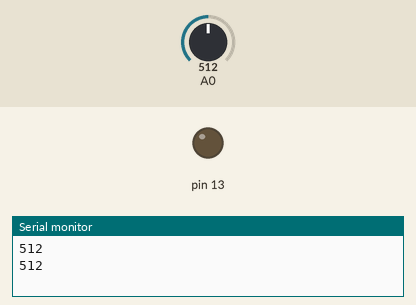
The sketch below on a simulated Arduino Uno, built with avr-gcc and run on an emulated ATmega328P. Shown: output pins drawn as LEDs (lit = HIGH), the last lines printed to the serial monitor. The test bench sets the inputs (shaded band); at power-on: A0 = 512.

Above: at 1.8 s.
1.9 s: A0 set to 210
3.4 s: A0 set to 181
At 4.7 s:
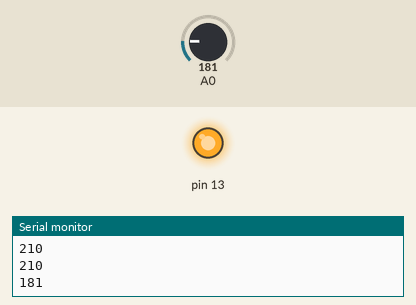
5.5 s: A0 set to 306
At 7.2 s:
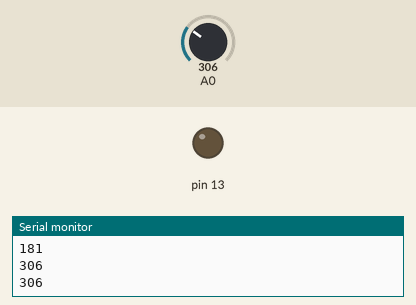
7.5 s: A0 set to 190
At 8.9 s:
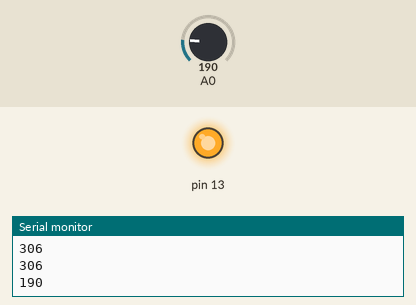
Timing chart, 0 to 10.5 s (numbered marks = the images above; inputs shaded):
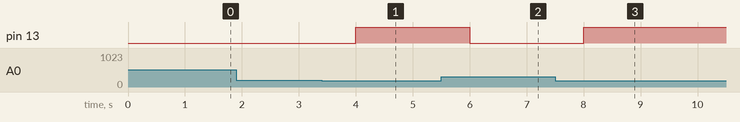

Measured:
- the behaviour switches between 200 and 199 on A0 (found by bisection; images 0 and 1)
- after the input at 3.4 s, pin 13: LOW → HIGH after 0.60 s
- after the input at 5.5 s, pin 13: HIGH → LOW after 0.50 s
- after the input at 7.5 s, pin 13: LOW → HIGH after 0.50 s

The sketch:

LDR_led.ino
```cpp
void setup() {
  pinMode(13,OUTPUT);
  Serial.begin(9600);
}

void loop() {
  // read the analog value of LDR at A0
  int val=analogRead(A0);
  Serial.println(val);
  // if value is below 200 switch on LED else off
  if(val<200){
    digitalWrite(13,HIGH);
  }else{
    digitalWrite(13,LOW);
  }
  delay(1000);
}
```
